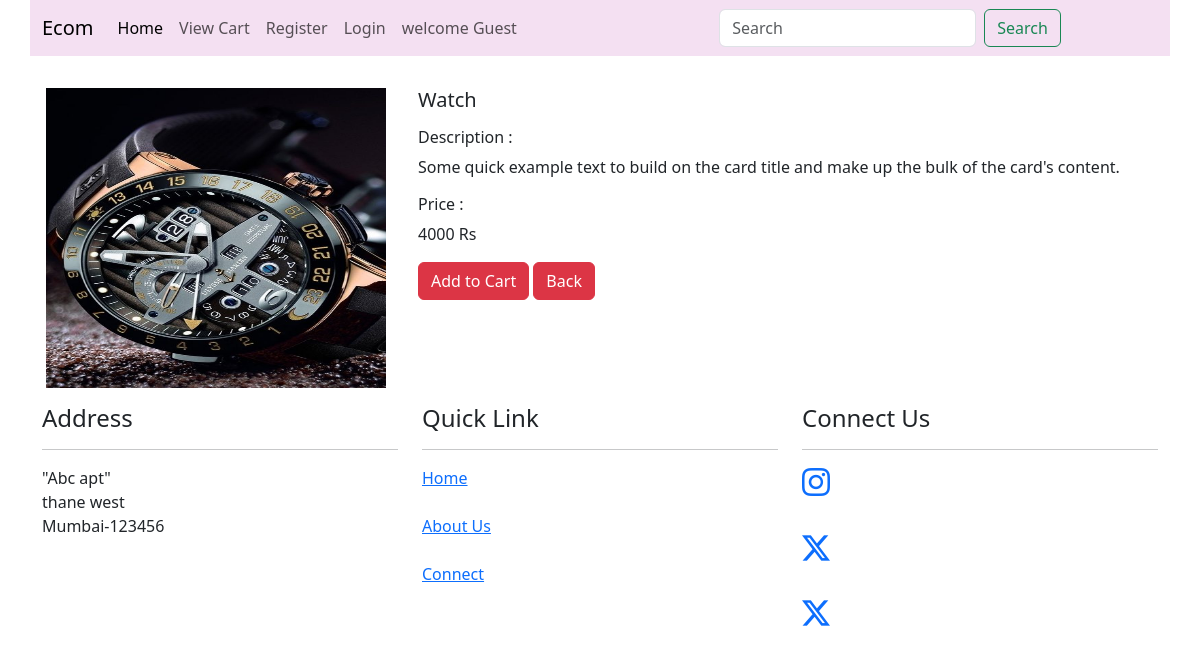
The app's page /proDetail/104 with its own data.
### EcomApp/models.py (models this page shows)
class Product(models.Model):
    product_id = models.IntegerField(primary_key=True)
    product_name = models.CharField(max_length = 55)
    desc = models.CharField(max_length=255)
    type = (("Mobile","mobile"),("Watch","watch"),("Laptop","laptop"))
    category = models.CharField(max_length=255)
    price = models.IntegerField()
    image = models.ImageField(upload_to="pics")
    prod = CustomManager() #custom manager
    objects = models.Manager() #default manager

### EcomApp/views.py (the view)
# urls.py: path('proDetail/<int:pid>',views.proDetail,name='productDetail'),
def proDetail(request,pid):
    products = Product.objects.get(product_id=pid)
    context = {'products':products}
    return render(request,'productDetail.html',context)

### EcomApp/templates/productDetail.html (shortened to what this page needs)
{% extends "base.html" %}
{% block body %}
<div class="row">
    <div class="col-md-4 mt-3 p-3">
        <img src="{{products.image.url}}" class="card-img-top" alt="..." style="width:100%; height:300px">
    </div>
    <div class="col-md-8 mt-3 p-3">
        <div class="card-body">
            <h5 class="card-title">{{products.product_name}}</h5>
            <p class="card-text"><h6>Description :</h6> {{products.desc}} </p>
            <p class="card-text"><h6>Price : </h6>{{products.price}} Rs</p>
        </div>
        <a href="/addCart/{{products.product_id}}"><button type="submit" class="btn btn-danger">Add to Cart</button></a>
        <a href="/"><button type="submit" class="btn btn-danger">Back</button></a>
    </div>
</div>
{% endblock %}

### records on screen
Product: image (picture), product_name "Watch", desc "Some quick example text to build on the card title and make up the bulk of the card's content.", price "4000"
